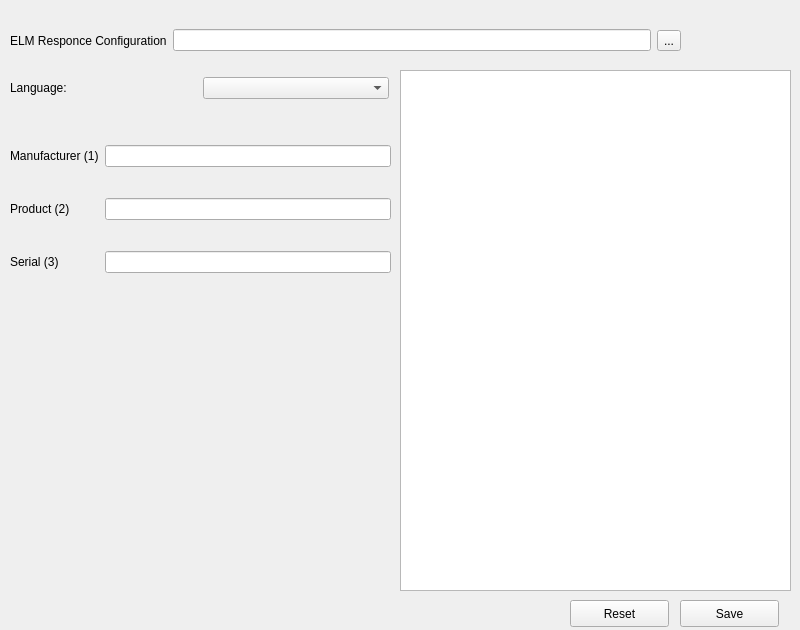
<?xml version="1.0" encoding="UTF-8"?>
<ui version="4.0">
 <class>EmulationWidget</class>
 <widget class="QWidget" name="EmulationWidget">
  <property name="geometry">
   <rect>
    <x>0</x>
    <y>0</y>
    <width>800</width>
    <height>630</height>
   </rect>
  </property>
  <property name="windowTitle">
   <string>Form</string>
  </property>
  <widget class="QPushButton" name="saveBtn">
   <property name="geometry">
    <rect>
     <x>680</x>
     <y>600</y>
     <width>99</width>
     <height>27</height>
    </rect>
   </property>
   <property name="text">
    <string>Save</string>
   </property>
  </widget>
  <widget class="QPushButton" name="resetBtn">
   <property name="geometry">
    <rect>
     <x>570</x>
     <y>600</y>
     <width>99</width>
     <height>27</height>
    </rect>
   </property>
   <property name="text">
    <string>Reset</string>
   </property>
  </widget>
  <widget class="QWidget" name="horizontalLayoutWidget_2">
   <property name="geometry">
    <rect>
     <x>10</x>
     <y>20</y>
     <width>671</width>
     <height>41</height>
    </rect>
   </property>
   <layout class="QHBoxLayout" name="horizontalLayout_2">
    <item>
     <widget class="QLabel" name="elmCfgLabel">
      <property name="text">
       <string>ELM Responce Configuration</string>
      </property>
     </widget>
    </item>
    <item>
     <widget class="QLineEdit" name="elmCfgInput">
      <property name="text">
       <string/>
      </property>
      <property name="cursorPosition">
       <number>0</number>
      </property>
     </widget>
    </item>
    <item>
     <widget class="QToolButton" name="elmCfgDlgBtn">
      <property name="text">
       <string>...</string>
      </property>
     </widget>
    </item>
   </layout>
  </widget>
  <widget class="QWidget" name="horizontalLayoutWidget_6">
   <property name="geometry">
    <rect>
     <x>10</x>
     <y>70</y>
     <width>379</width>
     <height>36</height>
    </rect>
   </property>
   <layout class="QHBoxLayout" name="horizontalLayout_6">
    <item>
     <widget class="QLabel" name="langLabel">
      <property name="text">
       <string>Language:</string>
      </property>
     </widget>
    </item>
    <item>
     <widget class="QComboBox" name="langSelector"/>
    </item>
   </layout>
  </widget>
  <widget class="QTextBrowser" name="emulationLogBrowser">
   <property name="geometry">
    <rect>
     <x>400</x>
     <y>70</y>
     <width>391</width>
     <height>521</height>
    </rect>
   </property>
  </widget>
  <widget class="QWidget" name="gridLayoutWidget">
   <property name="geometry">
    <rect>
     <x>10</x>
     <y>120</y>
     <width>381</width>
     <height>181</height>
    </rect>
   </property>
   <layout class="QGridLayout" name="gridLayout">
    <item row="1" column="0">
     <widget class="QLabel" name="label_7">
      <property name="text">
       <string>Product (2)</string>
      </property>
     </widget>
    </item>
    <item row="0" column="0">
     <widget class="QLabel" name="label_6">
      <property name="text">
       <string>Manufacturer (1)</string>
      </property>
     </widget>
    </item>
    <item row="0" column="1">
     <widget class="QLineEdit" name="manStringInput"/>
    </item>
    <item row="1" column="1">
     <widget class="QLineEdit" name="productStringInput"/>
    </item>
    <item row="2" column="0">
     <widget class="QLabel" name="label_8">
      <property name="text">
       <string>Serial (3)</string>
      </property>
     </widget>
    </item>
    <item row="2" column="1">
     <widget class="QLineEdit" name="serialStringInput"/>
    </item>
   </layout>
  </widget>
 </widget>
 <resources/>
 <connections/>
</ui>
